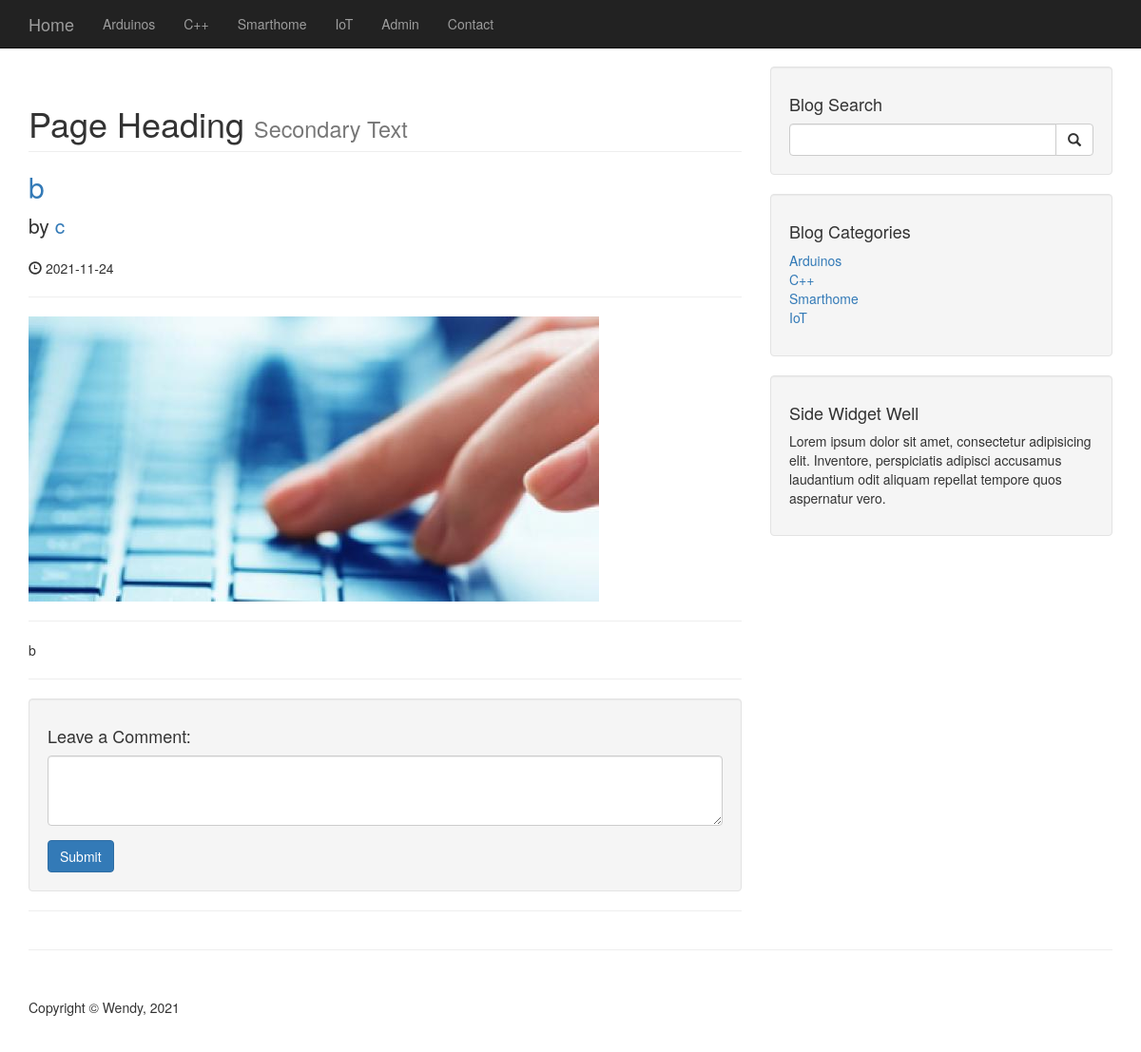
/post.php?p_id=33, run on an earlier commit of the app's database.
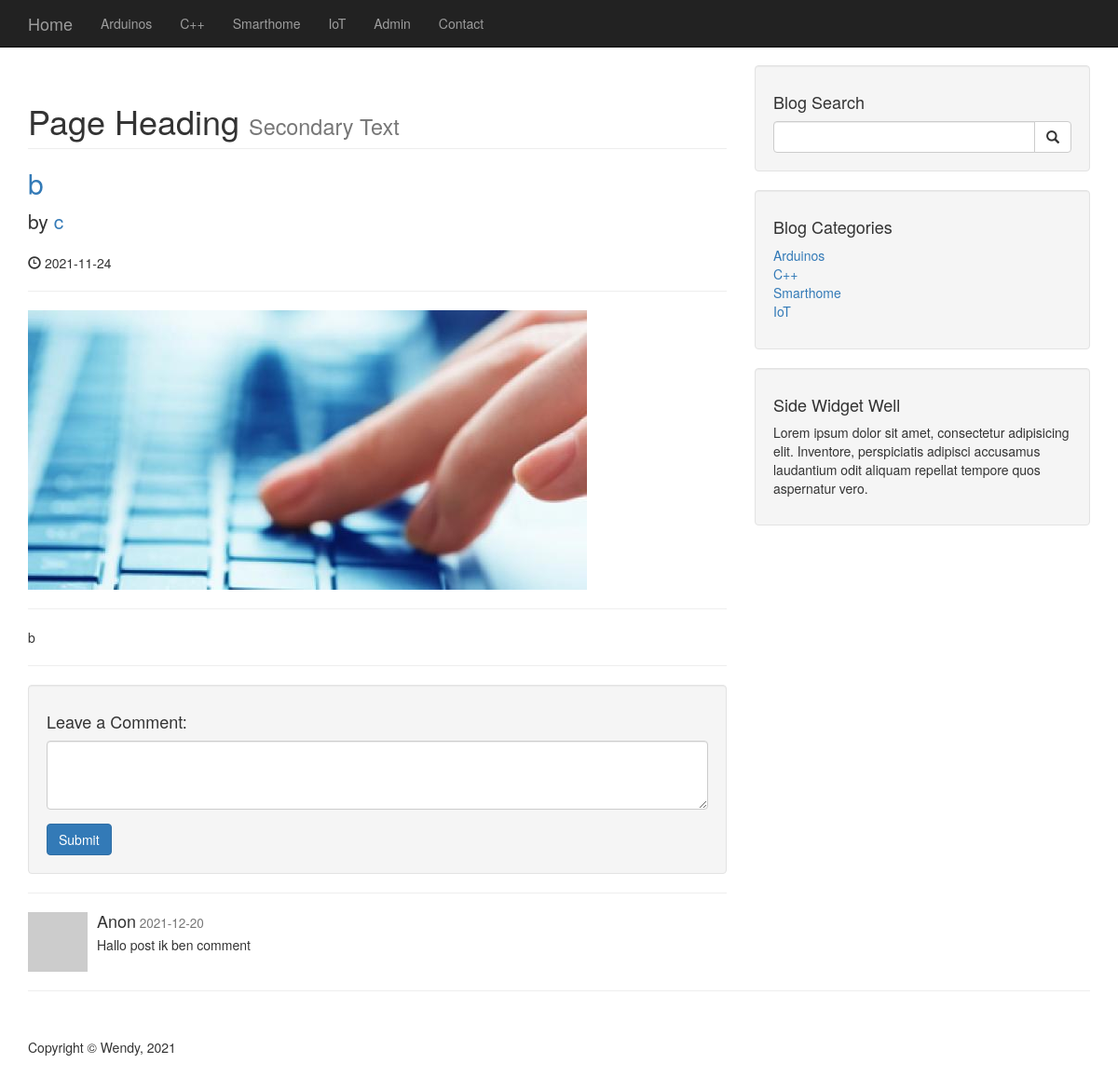
And on a later commit of the database.
### tables this page shows
CREATE TABLE `categories` (
  `cat_id` int(3) NOT NULL,
  `cat_title` varchar(255) NOT NULL
);

CREATE TABLE `posts` (
  `Post_id` int(3) NOT NULL,
  `Post_category_id` int(3) NOT NULL,
  `Post_title` varchar(255) NOT NULL,
  `Post_author` varchar(255) NOT NULL,
  `Post_date` date NOT NULL,
  `Post_image` text NOT NULL,
  `Post_content` text NOT NULL,
  `Post_tags` varchar(255) NOT NULL,
  `Post_comment_count` int(11) NOT NULL,
  `Post_status` varchar(255) NOT NULL DEFAULT 'draft'
);

CREATE TABLE `comments` (
  `comment_id` int(11) NOT NULL,
  `post_id` int(3) NOT NULL,
  `user_id` int(11) DEFAULT NULL,
  `comment_check` bit(1) NOT NULL DEFAULT b'0',
  `comment_date` date NOT NULL DEFAULT current_timestamp(),
  `comment_cont` varchar(255) NOT NULL
);

### post.php (the view, shortened to what this page needs)
<!DOCTYPE html>
<html lang="en">
<?php include "includes/header.php";?>
<?php include "includes/db.php"; ?>
<body>
<?php include "includes/add_comment.php"; ?>
    <?php include "includes/navigation.php" ?>
    <div class="container">
        <div class="row">
            <div class="col-md-8">
            <?php
            if(isset($_GET['p_id'])){
              $the_post_id = $_GET['p_id'];
            }
            $query = "SELECT * FROM posts WHERE post_id = $the_post_id ";
            $select_all_posts = mysqli_query($connection,$query);
            while($row = mysqli_fetch_assoc($select_all_posts)){
                $post_title = $row['Post_title'];
                $post_author = $row['Post_author'];
                $post_date = $row['Post_date'];
                $post_image = $row['Post_image'];
                $post_content = $row['Post_content'];
             ?>
<h1 class="page-header">
                    Page Heading
                    <small>Secondary Text</small>
                </h1>
                <h2>
                    <a href="#"><?php echo $post_title; ?></a>
                </h2>
                <p class="lead">
                    by <a href="index.php"> <?php echo $post_author; ?></a>
                </p>
                <p><span class="glyphicon glyphicon-time"></span> <?php echo $post_date; ?></p>
                <hr>
                <img class="img-responsive" src= "images/<?php echo $post_image; ?>" alt="">
                <hr>
                <p><?php echo $post_content; ?></p>
                <hr>
                <?php }
                ?>
                <div class="well">
                    <h4>Leave a Comment:</h4>
                    <form role="form" method="post">
                        <div class="form-group">
                            <textarea class="form-control" rows="3" maxlength="255" name="comment"></textarea>
                        </div>
                        <button type="submit" class="btn btn-primary">Submit</button>
                    </form>
                </div>
                <hr>
				<?php include "includes/comments.php"; ?>
            </div>
            <?php include "includes/sidebar_navigation.php" ?>
        <hr>
    <?php include "includes/footer.php";?>

### includes/header.php (shortened to what this page needs)
<!DOCTYPE html>
<html lang="en">
<head>
    <link href="/css/bootstrap.min.css" rel="stylesheet">
    <link href="/css/blog-home.css" rel="stylesheet">
</head>
</html>

### includes/navigation.php (shortened to what this page needs)
<nav class="navbar navbar-inverse navbar-fixed-top" role="navigation">
        <div class="container">
            <div class="navbar-header"'>
                <a class="navbar-brand" href="./index.php">Home</a>
            </div>
            <div class="collapse navbar-collapse" id="bs-example-navbar-collapse-1">
            <ul class="nav navbar-nav">
            <?php
            $query = "SELECT * FROM categories";
            $select_all_categories_query = mysqli_query($connection,$query);
            while($row = mysqli_fetch_assoc($select_all_categories_query)){
                $cat_title = $row['cat_title'];
                echo "<li><a href='#'>{$cat_title}</a></li>";} ?>
                    <li>
                        <a href='admin'>Admin</a>
                    </li>
                    <li>
                        <a href="#">Contact</a>
                    </li>
                </ul>
            </div>
        </div>
    </nav>

### includes/sidebar_navigation.php
<div class="col-md-4">
<div class="well">
    <h4>Blog Search</h4>
    <form action="includes/search.php" method="post">
    <div class="input-group">
        <input name="search" type="text" class="form-control">
        <span class="input-group-btn">
            <button name="submit" class="btn btn-default" type="submit">
                <span class="glyphicon glyphicon-search"></span>
        </button>
        </span>
    </div>
    </form>
</div>
<div class="well">
<?php
    $query = "SELECT * FROM categories";
    $select_all_categories_query = mysqli_query($connection,$query);
?>
    <h4>Blog Categories</h4>
    <div class="row">
        <div class="col-lg-12">
            <ul class="list-unstyled">
                <?php
    while($row = mysqli_fetch_assoc($select_all_categories_query)){
        $cat_title = $row["cat_title"];
        $cat_id = $row["cat_id"];
        echo "<li><a href='category.php?category=$cat_id'> {$cat_title}</a></li>";}
                ?>
            </ul>
        </div>
        <div class="col-lg-6">
        </div>
    </div>
</div>
<?php include "widget.php"; ?>
</div>
</div>

### includes/widget.php
<div class="well">
    <h4>Side Widget Well</h4>
    <p>Lorem ipsum dolor sit amet, consectetur adipisicing elit. Inventore, perspiciatis adipisci accusamus laudantium odit aliquam repellat tempore quos aspernatur vero.</p>
</div>

### includes/footer.php (shortened to what this page needs)
    <footer>
            <div class="row">
                <div class="col-lg-12">
                    <p>Copyright &copy; Wendy, 2021</p>
                </div>
            </div>
        </footer>
    </div>
</body>
</html>

### includes/comments.php
<?php
if(isset($_GET['p_id'])){
$query = "SELECT * FROM comments WHERE post_id = $the_post_id ";
$select_all_comments = mysqli_query($connection,$query);
while($row = mysqli_fetch_assoc($select_all_comments)){
	if($row['comment_check'] == 1){
		print("
			<div class='media'>
			<a class='pull-left' href='#'>
			<img class='media-object'  src='http://placehold.it/64x64' alt=''>
			</a>
			<div class='media-body'>
			<h4 class='media-heading'>
			");
		if($row['user_id']  == NULL){
			echo "Anon";
		}
		print("<small> ");
		print($row['comment_date']);
		echo "</small></h4>";
		print($row['comment_cont']);
		echo "</div></div>";
}}}
?>

### css/blog-home.css (style rules this page uses)
body { padding-top: 70px; }
footer { margin: 50px 0; }

What changed in the data, as far as the page shows it:
added comments: shows "Anon", comment_date "2021-12-20", comment_cont "Hallo post ik ben comment"
